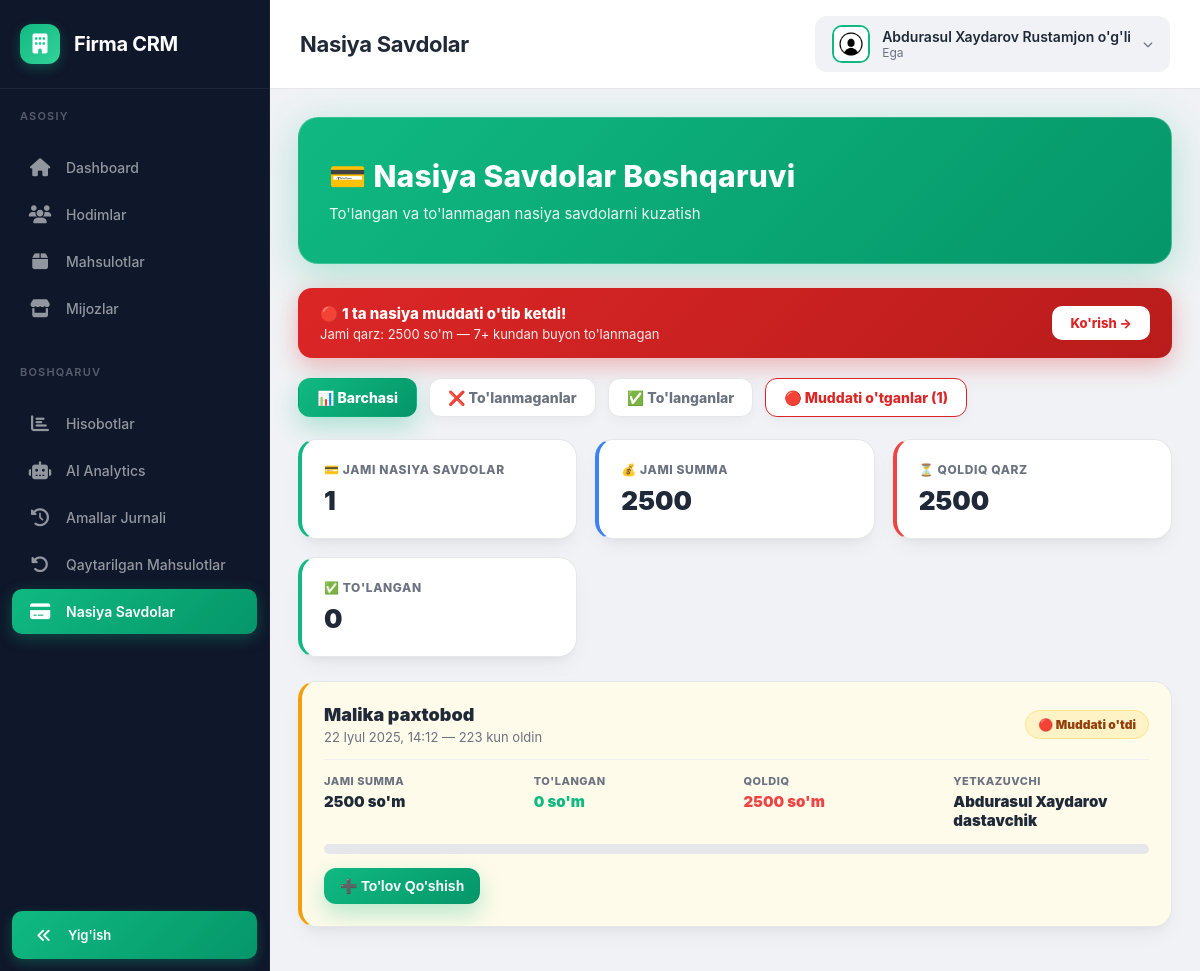
The app's page /nasiya-savdolar/ (signed in) with its own data.
### main/models.py (models this page shows, shortened)
class User(AbstractUser):
    id = models.BigAutoField(primary_key=True)
    USER_TYPES = (
        ('pazanda', 'Pazanda'),
        ('yetkazib_beruvchi', 'Yetkazib Beruvchi'),
        ('ega', 'Ega'),
    )
    login=models.CharField(max_length=255, blank=True, null=True)
    password = models.CharField(max_length=255, blank=True, null=True)
    tuliq_ismi = models.CharField(max_length=255, blank=True, null=True)
    type = models.CharField(max_length=20, choices=USER_TYPES)
    token = models.CharField(max_length=255, blank=True, null=True)
    tg_id = models.CharField(max_length=100, blank=True, null=True)
    tel_raqami = models.CharField(max_length=100, blank=True, null=True)
    is_active = models.BooleanField(default=True)
    @property
    def rasmi(self):
        if self.type == 'yetkazib_beruvchi':
            try:
                return YetkazibBeruvchi.objects.get(user=self).rasmi.url
            except YetkazibBeruvchi.DoesNotExist:
                return None
        elif self.type == 'pazanda':
            try:
                return Pazanda.objects.get(user=self).rasmi.url
            except Pazanda.DoesNotExist:
                return None
        return None

class Savdo(models.Model):
    ST_CHOICES = (
        ('naqd', 'Naqd'),
        ('karta', 'Karta'),
        ('nasiya', 'Nasiya'),
    )
    haridor_dukon = models.ForeignKey(HaridorDukon, on_delete=models.CASCADE)
    yetkazib_beruvchi = models.ForeignKey(YetkazibBeruvchi, on_delete=models.CASCADE)
    vaqt_sana = models.DateTimeField(auto_now_add=True)
    oluvchining_ismi = models.CharField(max_length=255)
    smm = models.TextField(verbose_name="Sotilgan mahsulot miqdori", blank=True, null=True)
    smr = models.ImageField(upload_to='savdo/')
    st = models.CharField(max_length=20, choices=ST_CHOICES)
    summa=models.FloatField(null=True, blank=True)
    tulandi = models.BooleanField(default=False)
    tasdiq_kutilmoqda = models.BooleanField(default=False)

class HaridorDukon(models.Model):
    nomi = models.CharField(max_length=255)
    egasi = models.CharField(max_length=255)
    joylashuvi = models.TextField()
    latitude = models.FloatField(null=True, blank=True)  # Kenglik
    longitude = models.FloatField(null=True, blank=True)  # Uzunlik
    dukon_rasmi = models.ImageField(upload_to='dukons/')
    egasining_rasmi = models.ImageField(upload_to='egalar/')

class YetkazibBeruvchi(models.Model):
    user = models.OneToOneField(User, on_delete=models.CASCADE)
    tuliq_ismi = models.CharField(max_length=255)
    rasmi = models.ImageField(upload_to='yetkazib/')
    bmh = models.TextField(verbose_name="Biriktirilgan mashina haqida")
    bmr = models.ImageField(upload_to='mashina_rasmlar/')
    mahsulotlar = models.TextField(null=True, blank=True)

### main/nasiya_views.py (the view)
# urls.py: path('nasiya-savdolar/', nasiya_savdolar_view, name='nasiya_savdolar'),
@login_required(login_url='login')
def nasiya_savdolar_view(request):
    if request.user.type != 'ega':
        return redirect('main')
    nasiya_savdolar = Savdo.objects.filter(st='nasiya').order_by('-vaqt_sana')
    status_filter = request.GET.get('status', 'all')  # all, paid, unpaid, overdue
    if status_filter == 'paid':
        nasiya_savdolar = nasiya_savdolar.filter(tulandi=True)
    elif status_filter == 'unpaid':
        nasiya_savdolar = nasiya_savdolar.filter(tulandi=False)
    elif status_filter == 'overdue':
        chegara = timezone.now() - dt.timedelta(days=7)
        nasiya_savdolar = nasiya_savdolar.filter(tulandi=False, vaqt_sana__lte=chegara)
    nasiya_list = []
    total_debt = 0
    total_paid_amount = 0
    overdue_count = 0
    overdue_total_debt = 0
    chegara = timezone.now() - dt.timedelta(days=7)
    for savdo in nasiya_savdolar:
        payments = NasiyaTolov.objects.filter(savdo=savdo).order_by('-tolov_sanasi')
        total_payments = sum([p.tolov_summasi for p in payments])
        remaining = (savdo.summa or 0) - total_payments
        is_fully_paid = remaining <= 0
        days_ago = (timezone.now() - savdo.vaqt_sana).days
        is_overdue = (not is_fully_paid) and (savdo.vaqt_sana <= chegara)
        nasiya_list.append({
            'savdo': savdo,
            'payments': payments,
            'total_payments': total_payments,
            'remaining': remaining,
            'is_fully_paid': is_fully_paid,
            'is_overdue': is_overdue,
            'days_ago': days_ago,
        })
        if remaining > 0:
            total_debt += remaining
            if is_overdue:
                overdue_count += 1
                overdue_total_debt += remaining
        total_paid_amount += total_payments
    total_nasiya_count = nasiya_savdolar.count()
    total_nasiya_amount = sum([s.summa or 0 for s in nasiya_savdolar])
    paid_count = nasiya_savdolar.filter(tulandi=True).count()
    unpaid_count = nasiya_savdolar.filter(tulandi=False).count()
    context = {
        'nasiya_list': nasiya_list,
        'status_filter': status_filter,
        'total_nasiya_count': total_nasiya_count,
        'total_nasiya_amount': total_nasiya_amount,
        'total_debt': total_debt,
        'total_paid_amount': total_paid_amount,
        'paid_count': paid_count,
        'unpaid_count': unpaid_count,
        'overdue_count': overdue_count,
        'overdue_total_debt': overdue_total_debt,
    }
    return render(request, 'nasiya_savdolar.html', context)

### main/templates/nasiya_savdolar.html (shortened to what this page needs)
{% extends 'egabase.html' %}
{% load static %}
{% block content %}
<div class="page-header">
    <h1>💳 Nasiya Savdolar Boshqaruvi</h1>
    <p>To'langan va to'lanmagan nasiya savdolarni kuzatish</p>
</div>
{% if overdue_count > 0 and status_filter != 'overdue' %}
<div class="overdue-banner">
    <div>
        <div class="ob-text">🔴 {{ overdue_count }} ta nasiya muddati o'tib ketdi!</div>
        <div class="ob-sub">Jami qarz: {{ overdue_total_debt|floatformat:0 }} so'm — 7+ kundan buyon to'lanmagan</div>
    </div>
    <a href="?status=overdue" class="ob-btn">Ko'rish →</a>
</div>
{% endif %}
<div class="filter-tabs">
    <a href="?status=all" class="filter-tab {% if status_filter == 'all' %}active{% endif %}">📊 Barchasi</a>
    <a href="?status=unpaid" class="filter-tab {% if status_filter == 'unpaid' %}active{% endif %}">❌ To'lanmaganlar</a>
    <a href="?status=paid" class="filter-tab {% if status_filter == 'paid' %}active{% endif %}">✅ To'langanlar</a>
    {% if overdue_count > 0 %}
    <a href="?status=overdue" class="filter-tab {% if status_filter == 'overdue' %}active{% endif %}"
        style="border-color:#dc2626; color:#dc2626;">
        🔴 Muddati o'tganlar ({{ overdue_count }})
    </a>
    {% endif %}
</div>
<div class="stats-grid">
    <div class="stat-card primary">
        <div class="stat-label">💳 Jami Nasiya Savdolar</div>
        <div class="stat-value">{{ total_nasiya_count }}</div>
    </div>
    <div class="stat-card info">
        <div class="stat-label">💰 Jami Summa</div>
        <div class="stat-value">{{ total_nasiya_amount|floatformat:0 }}</div>
    </div>
    <div class="stat-card danger">
        <div class="stat-label">⏳ Qoldiq Qarz</div>
        <div class="stat-value">{{ total_debt|floatformat:0 }}</div>
    </div>
    <div class="stat-card success">
        <div class="stat-label">✅ To'langan</div>
        <div class="stat-value">{{ total_paid_amount|floatformat:0 }}</div>
    </div>
</div>
{% for item in nasiya_list %}
<div class="credit-card {% if item.is_fully_paid %}paid{% elif item.is_overdue %}overdue{% else %}unpaid{% endif %}">
    <div class="credit-header">
        <div>
            <div class="credit-client">{{ item.savdo.haridor_dukon.nomi }}</div>
            <div class="credit-date">{{ item.savdo.vaqt_sana|date:"d F Y, H:i" }} — {{ item.days_ago }} kun oldin</div>
        </div>
        <div style="display:flex; gap:8px; flex-wrap:wrap;">
            {% if item.is_fully_paid %}
            <span class="badge success">✅ To'langan</span>
            {% elif item.is_overdue %}
            <span class="badge overdue">🔴 Muddati o'tdi</span>
            {% else %}
            <span class="badge danger">⏳ Qarz bor</span>
            {% endif %}
        </div>
    </div>
    <div class="credit-info">
        <div class="info-item">
            <span class="info-label">Jami Summa</span>
            <span class="info-value">{{ item.savdo.summa|floatformat:0 }} so'm</span>
        </div>
        <div class="info-item">
            <span class="info-label">To'langan</span>
            <span class="info-value paid">{{ item.total_payments|floatformat:0 }} so'm</span>
        </div>
        <div class="info-item">
            <span class="info-label">Qoldiq</span>
            <span class="info-value debt">{{ item.remaining|floatformat:0 }} so'm</span>
        </div>
        <div class="info-item">
            <span class="info-label">Yetkazuvchi</span>
            <span class="info-value">{{ item.savdo.yetkazib_beruvchi.tuliq_ismi }}</span>
        </div>
    </div>
    {% if item.savdo.summa > 0 %}
    <div class="progress-bar">
    </div>
    {% endif %}
    {% if not item.is_fully_paid %}
    <button class="btn-add-payment"
        onclick="openPaymentModal({{ item.savdo.id }}, '{{ item.savdo.haridor_dukon.nomi }}', {{ item.remaining }})">
        ➕ To'lov Qo'shish
    </button>
    {% endif %}
</div>
{% empty %}
<div class="empty-wrap">
    <div style="font-size:64px; margin-bottom:16px;">💳</div>
    <p style="color:var(--text-light); font-size:18px; font-weight:800;">Nasiya savdolar topilmadi</p>
</div>
{% endfor %}
{% endblock %}

### main/templates/egabase.html (shortened to what this page needs)
<!DOCTYPE html>
{% load static %}
<html lang="uz">
<head>
    <link rel="stylesheet" href="https://cdnjs.cloudflare.com/ajax/libs/font-awesome/6.4.0/css/all.min.css">
</head>
<body>
    <aside class="sidebar" id="sidebar">
        <div class="sidebar-inner">
            <div class="sidebar-header">
                <div class="sidebar-logo"><i class="fa-solid fa-building"></i></div>
                <span class="sidebar-brand">Firma CRM</span>
            </div>
            <div class="sidebar-menu-wrapper">
                <div class="sidebar-section-label">Asosiy</div>
                <ul class="sidebar-menu">
                    <li class="menu-item">
                        <a href="{% url 'main' %}" class="menu-link {% if request.path == '/' %}active{% endif %}"
                            data-title="Dashboard">
                            <span class="menu-icon"><i class="fa-solid fa-house"></i></span>
                            <span class="menu-text">Dashboard</span>
                        </a>
                    </li>
                    <li class="menu-item">
                        <a href="{% url 'hodimlar_list' %}"
                            class="menu-link {% if '/hodimlar/' in request.path or '/edituser/' in request.path or '/createuser/' in request.path %}active{% endif %}"
                            data-title="Hodimlar">
                            <span class="menu-icon"><i class="fa-solid fa-users"></i></span>
                            <span class="menu-text">Hodimlar</span>
                        </a>
                    </li>
                    <li class="menu-item">
                        <a href="{% url 'mahsulotlar_list' %}"
                            class="menu-link {% if '/mahsulotlar/' in request.path or '/product/' in request.path %}active{% endif %}"
                            data-title="Mahsulotlar">
                            <span class="menu-icon"><i class="fa-solid fa-box"></i></span>
                            <span class="menu-text">Mahsulotlar</span>
                        </a>
                    </li>
                    <li class="menu-item">
                        <a href="{% url 'mijozlar_list' %}"
                            class="menu-link {% if '/mijozlar/' in request.path or '/mijoz/' in request.path %}active{% endif %}"
                            data-title="Mijozlar">
                            <span class="menu-icon"><i class="fa-solid fa-store"></i></span>
                            <span class="menu-text">Mijozlar</span>
                        </a>
                    </li>
                </ul>
                <div class="sidebar-section-label">Boshqaruv</div>
                <ul class="sidebar-menu">
                    <li class="menu-item">
                        <a href="{% url 'hisobotlar' %}"
                            class="menu-link {% if '/hisobotlar/' in request.path %}active{% endif %}"
                            data-title="Hisobotlar">
                            <span class="menu-icon"><i class="fa-solid fa-chart-bar"></i></span>
                            <span class="menu-text">Hisobotlar</span>
                        </a>
                    </li>
                    <li class="menu-item">
                        <a href="{% url 'analytics_dashboard' %}"
                            class="menu-link {% if '/analytics/' in request.path %}active{% endif %}"
                            data-title="AI Analytics">
                            <span class="menu-icon"><i class="fa-solid fa-robot"></i></span>
                            <span class="menu-text">AI Analytics</span>
                        </a>
                    </li>
                    <li class="menu-item">
                        <a href="{% url 'amallog' %}"
                            class="menu-link {% if '/amallar/' in request.path %}active{% endif %}"
                            data-title="Amallar Jurnali">
                            <span class="menu-icon"><i class="fa-solid fa-clock-rotate-left"></i></span>
                            <span class="menu-text">Amallar Jurnali</span>
                        </a>
                    </li>
                    <li class="menu-item">
                        <a href="{% url 'qaytarishlar' %}"
                            class="menu-link {% if '/qaytarishlar/' in request.path %}active{% endif %}"
                            data-title="Qaytarilgan Mahsulotlar">
                            <span class="menu-icon"><i class="fa-solid fa-rotate-left"></i></span>
                            <span class="menu-text">Qaytarilgan Mahsulotlar</span>
                        </a>
                    </li>
                    <li class="menu-item">
                        <a href="{% url 'nasiya_savdolar' %}"
                            class="menu-link {% if '/nasiya-savdolar/' in request.path %}active{% endif %}"
                            data-title="Nasiya Savdolar">
                            <span class="menu-icon"><i class="fa-solid fa-credit-card"></i></span>
                            <span class="menu-text">Nasiya Savdolar</span>
                        </a>
                    </li>
                </ul>
            </div>
            <div class="sidebar-toggle" onclick="toggleSidebar()">
                <i class="fa-solid fa-angles-left"></i>
                <span class="toggle-text">Yig'ish</span>
            </div>
        </div>
    </aside>
    <div class="main-wrapper">
        <header class="top-header">
            <div class="header-left">
                <div>
                    <h1 class="header-title" id="pageTitle">{% block page_title %}Dashboard{% endblock %}</h1>
                </div>
            </div>
            <div class="header-actions">
                <div class="user-profile" id="userProfile" onclick="toggleUserDropdown()">
                    <img src="{% if request.user.rasmi %}{{ request.user.rasmi.url }}{% else %}{% static 'images/default_avatar.jpg' %}{% endif %}"
                        alt="Avatar" class="user-avatar">
                    <div class="user-info">
                        <span class="user-name">{{ request.user.tuliq_ismi }}</span>
                        <span class="user-role">Ega</span>
                    </div>
                    <span class="dropdown-toggle"><i class="fa-solid fa-chevron-down"></i></span>
                </div>
            </div>
        </header>
        <main class="main-content">
            {% block content %}
            {% endblock %}
        </main>
    </div>
</body>
</html>

### records on screen
User: user.tuliq_ismi "Abdurasul Xaydarov Rustamjon o'g'li"
Savdo: savdo.haridor_dukon.nomi "Malika paxtobod", savdo.vaqt_sana "22 Iyul 2025, 14:12", days_ago "223", savdo.summa "2500", total_payments "0", remaining "2500", savdo.yetkazib_beruvchi.tuliq_ismi "Abdurasul Xaydarov dastavchik"

### other values on screen
{{ overdue_count }} "1"
{{ overdue_total_debt|floatformat:0 }} "2500"
{{ total_nasiya_count }} "1"
{{ total_nasiya_amount|floatformat:0 }} "2500"
{{ total_debt|floatformat:0 }} "2500"
{{ total_paid_amount|floatformat:0 }} "0"
